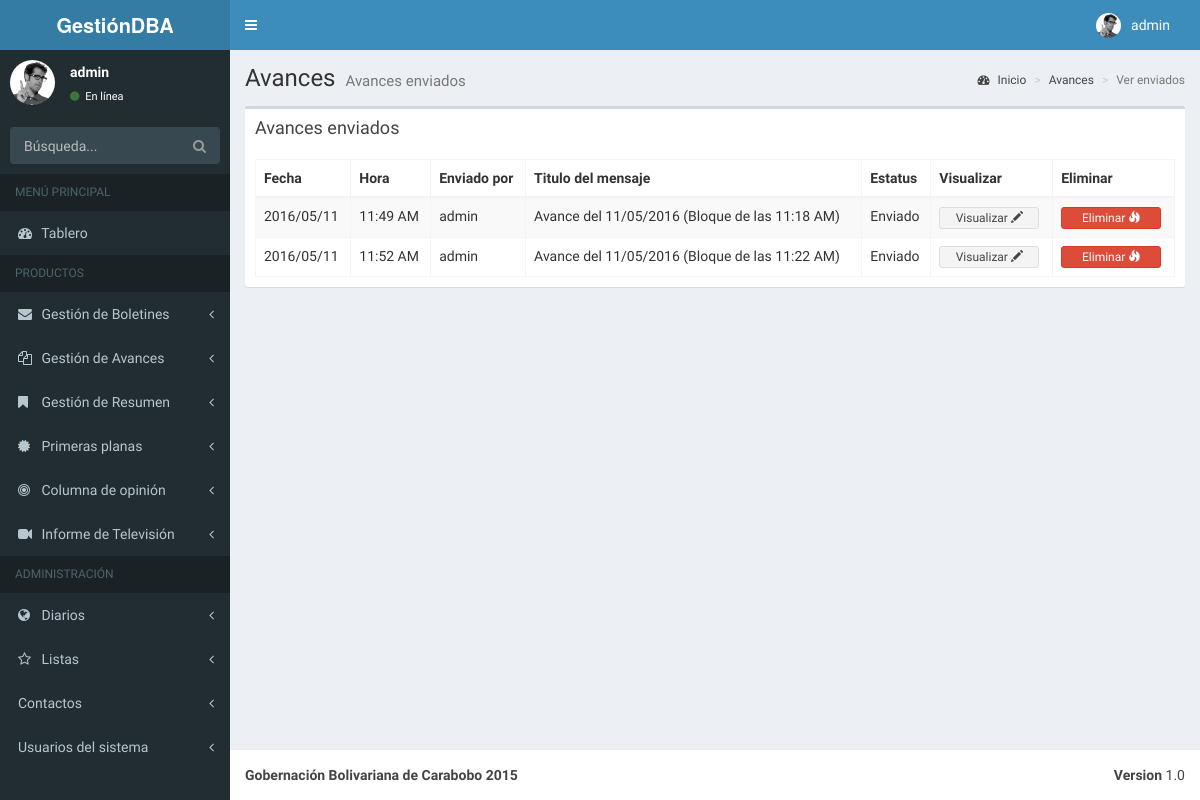
The page /avances/Avancesver/ (signed in) on the database as committed earlier.
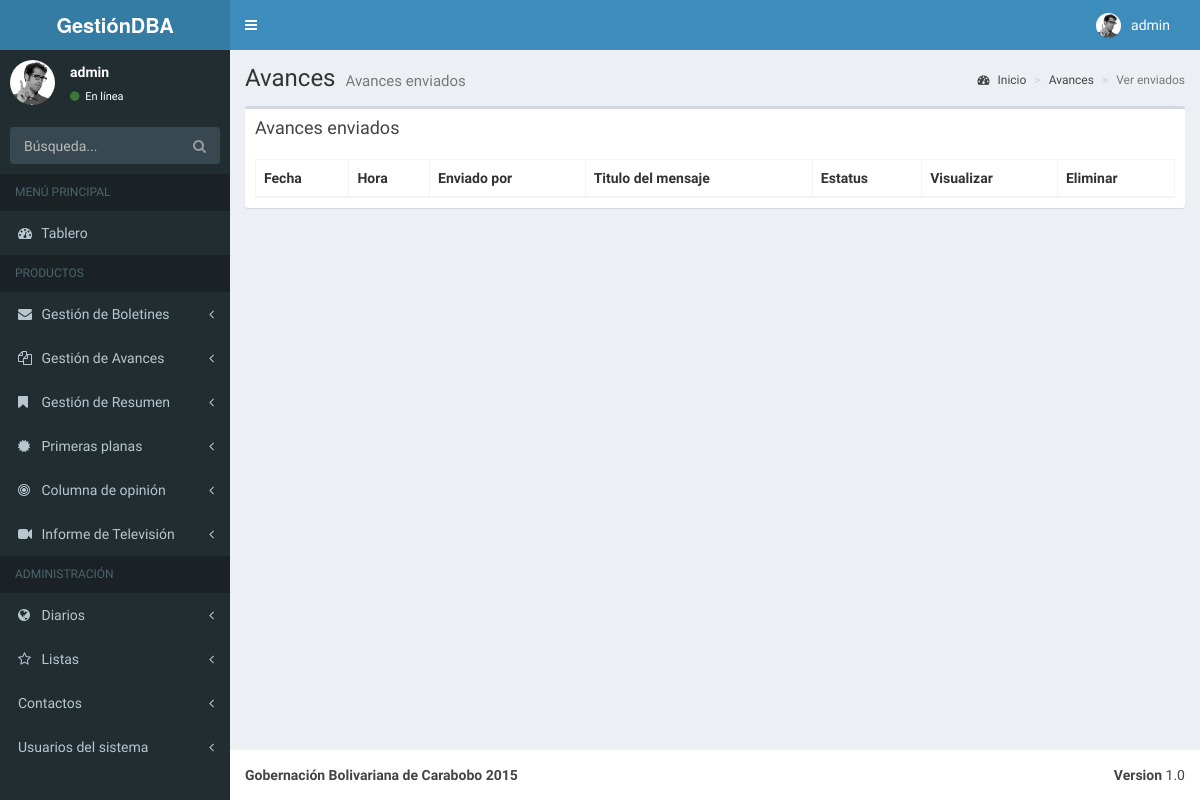
The same page on the database as committed later.
### BoletinAvances/apps/avances/models.py (models this page shows, shortened)
class Avances(models.Model):
   fecha = models.DateField(default=datetime.now, blank=True)
   hora = models.TimeField(auto_now_add=True, blank=True)
   tipo_envio = models.CharField(max_length=20, choices=TIPO_ENVIO, default='0', verbose_name='Tipo de envio')
   status = models.CharField(max_length=110, verbose_name='Status', blank=True, null=True)
   listas = models.ManyToManyField(Listas)
   titulo_mensaje = models.CharField(max_length=1000, verbose_name='Titulo')
   cuerpo_mensaje = models.TextField(verbose_name='Cuerpo del mensaje')
   enviadopor = models.CharField(max_length=50, verbose_name='Enviado por:')
   class Meta:
      verbose_name_plural = "Agregar avances"
      ordering = ('fecha', 'tipo_envio', 'titulo_mensaje', 'status', 'enviadopor')

### BoletinAvances/apps/avances/views.py (the view)
class AvancesListView(ListView):
    model = Avances
    queryset = Avances.objects.order_by('id')
    context_object_name = "Avances"
    template_name = "avances/listaAvances.html"

### BoletinAvances/templates/avances/listaAvances.html (shortened to what this page needs)
{% extends 'menu/menu.html' %}
{% block content-wrapper %}
{% load static %}
        <section class="content-header">
          <h1>
            Avances
            <small>Avances enviados</small>
          </h1>
          <ol class="breadcrumb">
            <li><a href="#"><i class="fa fa-dashboard"></i> Inicio</a></li>
            <li><a href="#">Avances</a></li>
            <li class="active">Ver enviados</li>
          </ol>
        </section>
        <section class="content">
          <div class="row">
            <div class="col-xs-12">
              <div class="box">
                <div class="box-header">
                  <h3 class="box-title">Avances enviados</h3>
                </div>
                <div class="box-body">
                  <table id="example1" class="table table-bordered table-striped">
                    <thead>
                      <tr>
                        <th>Fecha</th>
                        <th>Hora</th>
                        <th>Enviado por</th>
                        <th>Titulo del mensaje</th>
                        <th>Estatus</th>
                        <th style="font-weight: bold;">Visualizar</th>
                        <th style="font-weight: bold;">Eliminar</th>
                      </tr>
                    </thead>
                    <tbody>
                      {% for p in Avances %}
                      <tr>
                        <td>{{ p.fecha|date:"Y/m/d" }}</td>
                        <td>{{ p.hora|date:"h:i A" }}</td>
                        <td>{{ p.enviadopor }}</td>
                        <td>{{ p.titulo_mensaje }}</td>
                        <td>{{ p.status }}</td>
                        <td><a href="{% url 'singleavance_view' p.id %}"><button style="width:100px" type="button" class="btn btn-default btn-xs">Visualizar <span class="glyphicon glyphicon-pencil"></span></button></a></td>
                        <td><a href="{% url 'avance_delete' p.id %}"><button style="width:100px" type="button" class="btn btn-danger btn-xs">Eliminar <span class="glyphicon glyphicon-fire"></span></button></a></td>
                      </tr>
                      {% endfor %}
                    </tbody>
                  </table>
                </div>
              </div>
            </div>
          </div>
        </section>
{% endblock %}

Rows that differ between the two databases and show on the page:
removed Avances: fecha "2016/05/11", hora "11:49 AM", enviadopor "admin", titulo_mensaje "Avance del 11/05/2016 (Bloque de las 11:18 AM)", status "Enviado"
removed Avances: fecha "2016/05/11", hora "11:52 AM", enviadopor "admin", titulo_mensaje "Avance del 11/05/2016 (Bloque de las 11:22 AM)", status "Enviado"
